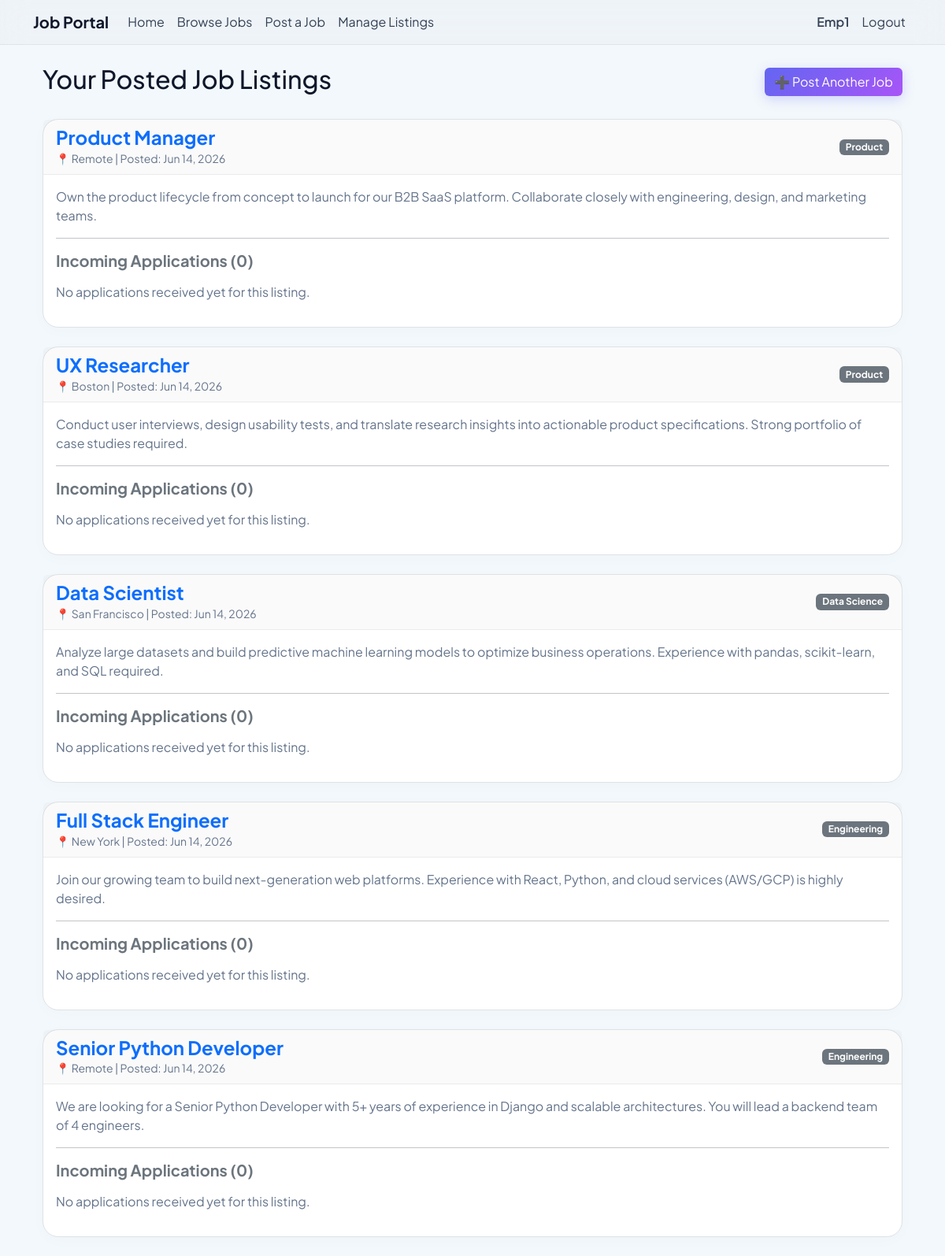
The app's page /jobs/manage/ (signed in) with its own data.
### jobs/models.py (models this page shows, shortened)
class User(AbstractUser):
    ROLE_CHOICES=(('seeker','Job Seeker'),('employer', 'Employer'),('admin','Admin'),)
    role=models.CharField(max_length=10,choices=ROLE_CHOICES, default='seeker')

class Job(models.Model):
    title = models.CharField(max_length=255)
    description = models.TextField()
    company =models.CharField(max_length=255)
    location =models.CharField(max_length=255)
    salary = models.CharField(max_length=100, blank=True, null=True)# In case the salary is negotiable
    category=models.CharField(max_length=100)
    employer=models.ForeignKey(User, on_delete=models.CASCADE, related_name='jobs')
    created_at = models.DateTimeField(auto_now_add=True)
    is_external = models.BooleanField(default=False)
    external_url = models.URLField(blank=True, null=True)

### jobs/views.py (the view)
# urls.py: path('jobs/manage/', views.manage_listings, name='manage_listings'),
@login_required
def manage_listings(request):
    if request.user.role == 'seeker':
        return redirect('home')
    my_jobs = Job.objects.filter(employer=request.user).order_by('-created_at')
    return render(request, 'jobs/manage_listings.html', {'jobs': my_jobs})

### jobs/templates/jobs/manage_listings.html (shortened to what this page needs)
{% extends 'jobs/base.html' %}
{% block content %}
<div class="container">
    <div class="d-flex justify-content-between align-items-center mb-4">
        <h2>Your Posted Job Listings</h2>
        <a href="{% url 'post_job' %}" class="btn btn-primary">➕ Post Another Job</a>
    </div>
    {% for job in jobs %}
        <div class="card mb-4 shadow-sm border">
            <div class="card-header bg-light d-flex justify-content-between align-items-center">
                <div>
                    <h4 class="mb-0 text-primary fw-bold">{{ job.title }}</h4>
                    <small class="text-muted">📍 {{ job.location }} | Posted: {{ job.created_at|date:"M d, Y" }}</small>
                </div>
                <span class="badge bg-secondary">{{ job.category }}</span>
            </div>
            <div class="card-body">
                <p class="text-muted">{{ job.description }}</p>
                <hr>
                <h5 class="fw-bold mb-3 text-secondary">Incoming Applications ({{ job.applications.count }})</h5>
                <div class="row">
                    {% for app in job.applications.all %}
                        <div class="col-md-6 mb-3">
                            <div class="card border-info">
                                <div class="card-body">
                                    <div class="d-flex justify-content-between align-items-center mb-2">
                                        <h6 class="card-title fw-bold mb-0">{{ app.seeker.username }}</h6>
                                        {% if app.status == 'accepted' %}
                                            <span class="badge bg-success">Accepted</span>
                                        {% elif app.status == 'rejected' %}
                                            <span class="badge bg-danger">Rejected</span>
                                        {% else %}
                                            <span class="badge bg-warning text-dark">Pending</span>
                                        {% endif %}
                                    </div>
                                    <p class="card-text mb-1"><small class="text-muted">Email: {{ app.seeker.email }}</small></p>
                                    <p class="card-text mb-2"><strong>Cover Letter:</strong> <br> <span class="text-muted">{{ app.cover_letter }}</span></p>
                                    <div class="d-flex justify-content-between align-items-center mt-3 pt-2 border-top">
                                        <div>
                                            {% if app.resume %}
                                                <a href="{% url 'view_resume' app.id %}" class="btn btn-sm btn-outline-info" target="_blank">📄 View Resume</a>
                                            {% else %}
                                                <span class="text-muted fs-7">No resume uploaded.</span>
                                            {% endif %}
                                        </div>
                                        <div class="btn-group">
                                            {% if app.status != 'accepted' %}
                                                <a href="{% url 'update_application_status' app.id 'accepted' %}" class="btn btn-sm btn-success text-white py-1 px-2">Accept</a>
                                            {% endif %}
                                            {% if app.status != 'rejected' %}
                                                <a href="{% url 'update_application_status' app.id 'rejected' %}" class="btn btn-sm btn-danger text-white py-1 px-2">Reject</a>
                                            {% endif %}
                                            {% if app.status != 'pending' %}
                                                <a href="{% url 'update_application_status' app.id 'pending' %}" class="btn btn-sm btn-outline-secondary py-1 px-2">Reset</a>
                                            {% endif %}
                                        </div>
                                    </div>
                                </div>
                            </div>
                        </div>
                    {% empty %}
                        <div class="col-12">
                            <p class="text-muted italic">No applications received yet for this listing.</p>
                        </div>
                    {% endfor %}
                </div>
            </div>
        </div>
    {% empty %}
        <div class="text-center my-5 py-5 card">
            <p class="fs-4 text-muted">You haven't posted any jobs yet!</p>
            <a href="{% url 'post_job' %}" class="btn btn-primary btn-lg mt-3">Post Your First Job</a>
        </div>
    {% endfor %}
</div>
{% endblock %}

### jobs/templates/jobs/base.html (shortened to what this page needs)
<!DOCTYPE html>
<html lang ="en">
<head>
    <link href="https://cdn.jsdelivr.net/npm/bootstrap@5.3.0/dist/css/bootstrap.min.css" rel="stylesheet">
</head>
<body>
    <nav class="navbar navbar-expand-lg navbar-light bg-light mb-4">
        <div class="container">
            <a class="navbar-brand fw-bold" href="{% url 'home' %}"> Job Portal</a>
            <div class="collapse navbar-collapse" id="navbarNav">
                <ul class="navbar-nav me-auto">
                    <li class="nav-item">
                        <a class="nav-link" href="{% url 'home' %}">Home</a>
                    </li>
                    <li class="nav-item">
                        <a class="nav-link" href="{% url 'browse_jobs' %}">Browse Jobs</a>
                    </li>
                    {% if user.is_authenticated and user.role == 'employer' %}
                        <li class="nav-item">
                            <a class="nav-link" href="{% url 'post_job' %}">Post a Job</a>
                        </li>
                        <li class="nav-item">
                            <a class="nav-link" href="{% url 'manage_listings' %}">Manage Listings</a>
                        </li>
                    {% endif %}
                </ul>
                <ul class="navbar-nav ms-auto">
                    {% if user.is_authenticated %}
                        <li class="nav-item">
                            <span class="nav-link text-dark fw-semibold">{{ user.username }}</span>
                        </li>
                        <li class="nav-item">
                            <form action="{% url 'logout' %}" method="post" class="d-inline">
                                <button type="submit" class="btn btn-link nav-link">Logout</button>
                            </form>
                        </li>
                    {% endif %}
                </ul>
            </div>
        </div>
    </nav>
    <div class="container">
        {% block content %}
        {% endblock %}
    </div>
</body>
</html>

### jobs/templates/jobs/base.html (style rules this page uses)
html { scroll-behavior: smooth; }
body { background-color: #f3f8fc; color: #0f172a; font-family: 'Plus Jakarta Sans', sans-serif; }
.navbar { background-color: rgba(255, 255, 255, 0.85) !important; backdrop-filter: blur(16px); border-bottom: 1px solid rgba(0, 0, 0, 0.06) !important; }
.navbar-brand { color: #0f172a !important; }
.navbar-nav .nav-link { color: #334155 !important; }
.card { background: #ffffff !important; border: 1px solid rgba(0, 0, 0, 0.08); border-radius: 20px !important; color: #0f172a !important; box-shadow: 0 4px 20px rgba(0, 0, 0, 0.02) !important; }
.card-header { background-color: rgba(0, 0, 0, 0.02) !important; border-bottom: 1px solid rgba(0, 0, 0, 0.06) !important; color: #0f172a !important; }
.btn-primary { background: linear-gradient(135deg, #6366f1 0%, #a855f7 100%) !important; border: none !important; box-shadow: 0 4px 15px rgba(99, 102, 241, 0.25) !important; transition: all 0.3s cubic-bezier(0.16, 1, 0.3, 1) !important; color: #ffffff !important; }
.text-muted { color: #64748b !important; }
.bg-light { background-color: rgba(0, 0, 0, 0.02) !important; }

### records on screen
User: username "Emp1"
Job: title "Product Manager", location "Remote", created_at "Jun 14, 2026", category "Product", description "Own the product lifecycle from concept to launch for our B2B SaaS platform. Collaborate closely with engineering, design, and marketing teams.", applications.count "0"
Job: title "UX Researcher", location "Boston", created_at "Jun 14, 2026", category "Product", description "Conduct user interviews, design usability tests, and translate research insights into actionable product specifications. Strong portfolio of case studies required.", applications.count "0"
Job: title "Data Scientist", location "San Francisco", created_at "Jun 14, 2026", category "Data Science", description "Analyze large datasets and build predictive machine learning models to optimize business operations. Experience with pandas, scikit-learn, and SQL required.", applications.count "0"
Job: title "Full Stack Engineer", location "New York", created_at "Jun 14, 2026", category "Engineering", description "Join our growing team to build next-generation web platforms. Experience with React, Python, and cloud services (AWS/GCP) is highly desired.", applications.count "0"
Job: title "Senior Python Developer", location "Remote", created_at "Jun 14, 2026", category "Engineering", description "We are looking for a Senior Python Developer with 5+ years of experience in Django and scalable architectures. You will lead a backend team of 4 engineers.", applications.count "0"
